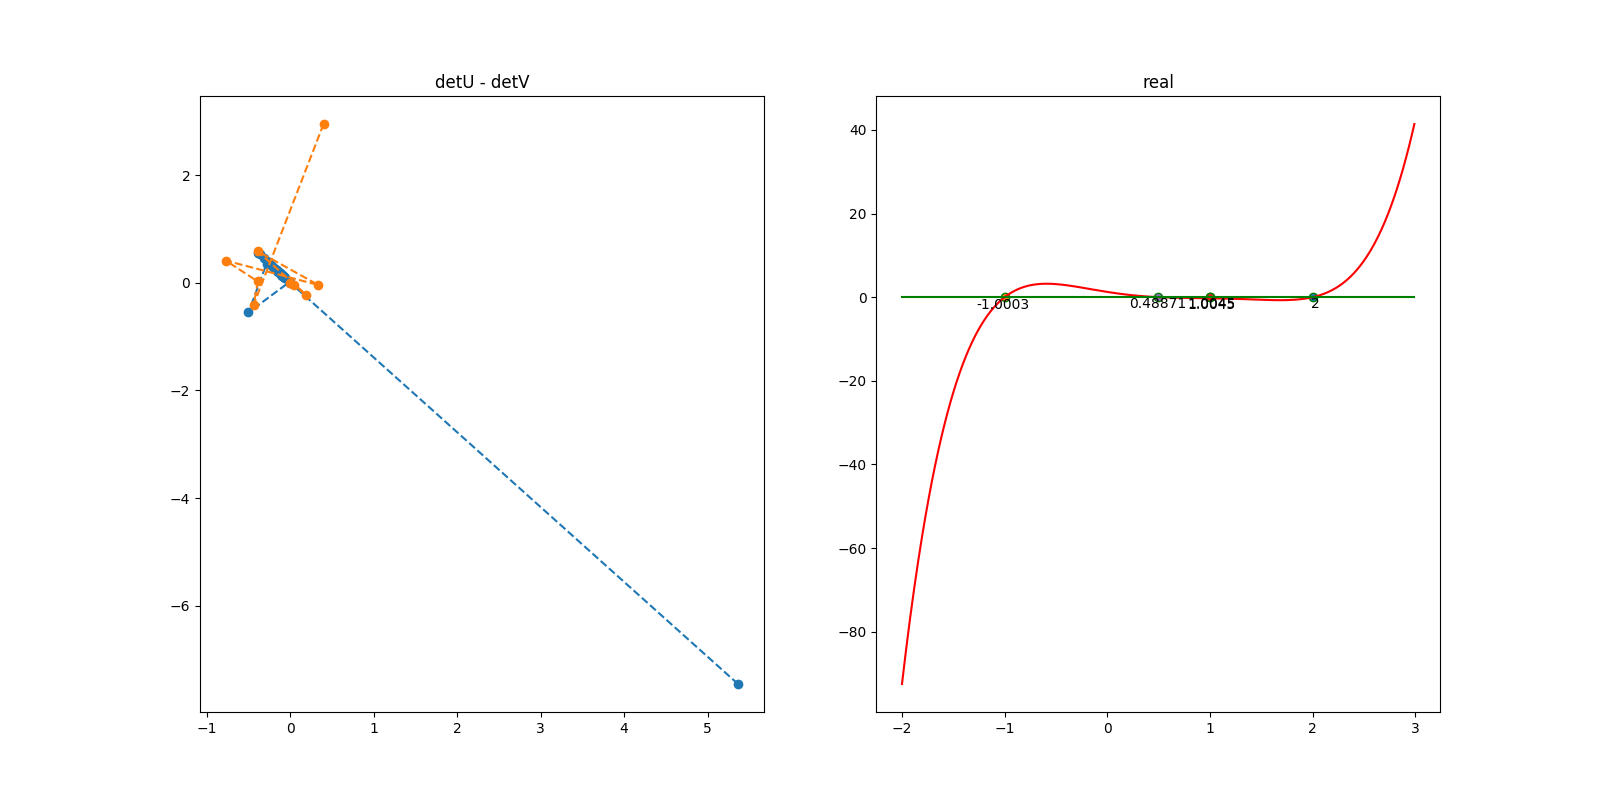

Reproduce this figure in Python.
import numpy as np
import matplotlib.pyplot as plt

'''
贝尔斯托法求多项式根
'''

class Bairstow:

    def __init__(self,iters = None):
        '''

        :param iters:最大迭代次数
        :param x:多项式的根
        '''
        self.iters = iters
        self.x = []
        self.detUs = []
        self.detVs = []

    def getBN(self,a,u,v):
        '''
        求bn
        :param a:多项式系数
        :param u:因子式一次项系数
        :param v:因子式常数项
        :return:
        '''
        b = []
        b.append(a[0])
        b.append(a[1] - u * b[-1])
        n = len(a) - 1
        i = 2
        while i <= n:
            b.append(a[i] - u * b[-1] - v * b[-2])
            i += 1
        return b

    def getCN(self,b,u,v):
        '''
        求cn
        :param b: 商式系数
        :param u: 因子式一次项系数
        :param v: 因子式常数项
        :return:
        '''
        c = []
        c.append(b[0])
        c.append(b[1] - u * c[-1])
        i = 2
        n = len(b) - 1
        while i <= n - 2:
            c.append(b[i] - u * b[-1] - v * b[-2])
            i += 1
        return c

    def run(self,fl,u0,v0,e):
        '''
        贝尔斯托法求多项式根
        :param fl:多项式系数,list,[a0,a1,a2,...]
        :param u0:因子式一次项系数
        :param v0:因子式常数项
        :param e:终止误差
        :return:
        '''

        if len(fl) < 2:
            print('请输入正确的多项式系数')
            return -1
        if len(fl) < 3:
            self.x.append(np.roots(fl))
            print('x = ',np.roots(fl))
            return 1
        if len(fl) < 4:
            x = np.roots(fl)
            if len(x) == 1:
                X = [x[0], x[0]]
            else:
                X = x
            self.x.append(X)
            print('x = ', X)
            return 1

        detU = []
        detV = []
        i = 0
        while True:
            i += 1
            b = self.getBN(fl, u0, v0)
            c = self.getCN(b, u0, v0)
            r0 = b[-2]
            r1 = b[-1] + u0 * r0
            s0 = c[-2]
            s1 = c[-1] + u0 * s0
            '''
            r0 + c1 * detU + c2 * detV = 0
            r1 + c3 * detU + c4 * detV = 0
            '''
            c1 = u0 * s0 - s1
            c2 = -s0
            c3 = v0 * s0
            c4 = -s1
            detU.append((c2 * r1 - c4 * r0)/(c1 * c4 - c2 * c3))
            detV.append((c1 * r1 - c3 * r0)/(c2 * c3 - c1 * c4))
            u0 += detU[-1]
            v0 += detV[-1]

            if abs(detU[-1]) < e and abs(detV[-1]) < e:
                # x1 = .5 * (-u0 + np.sqrt(u0 ** 2 - 4 * v0))
                # x2 = .5 * (-u0 - np.sqrt(u0 ** 2 - 4 * v0))
                self.detUs.append(detU)
                self.detVs.append(detV)
                x = np.roots([1, u0, v0])
                print("x = ",x)
                self.x.append(x)
                break

            if i > self.iters:
                print('迭代失败,可以尝试增大迭代次数')
                break
        self.run(b[:-2],u0,v0,e)

    def plot(self,fl):

        x = np.arange(-2, 3, 0.01)
        y = np.arange(-2, 3, 0.01)
        n = len(fl)
        fl = fl[::-1]
        zreal = 0
        zcomp = 0
        for i in range(n):
            zreal += fl[i] * x ** i
            zcomp += fl[i] * y ** i
        fig = plt.figure(figsize=(16, 8))
        axr = fig.add_subplot(122)
        axr.plot(x,zreal,'r-')
        axr.plot(x,np.zeros(x.shape),'g-')
        j = 1
        try:
            for dot in self.x:
                for i in dot:
                    plt.scatter([i.real], [0],edgecolors='green')
                    plt.annotate('%.5g'%i.real,xy=(i,0),xytext=(i,j * 0.4),textcoords='offset points',
                            ha='center',va='top')
                    j = -j
        except:
            pass
        axr.set_title('real')

        axl = fig.add_subplot(121)
        for u,v in zip(self.detUs,self.detVs):
            axl.plot(u,v,'o--')
        axl.set_title('detU - detV')

        plt.savefig('bairstow')
        plt.show()



if __name__ == '__main__':

    b = Bairstow(1000)
    f = [1,-1.8,0.15,0.65]
    f = [1,-3.5,2.75,2.125,-3.875,1.25]
    u = -1
    v = -1
    b.run(f,u,v,0.01)
    b.plot(f)
    # print('2 next')
    # b.run(f2,u,v,0.01)